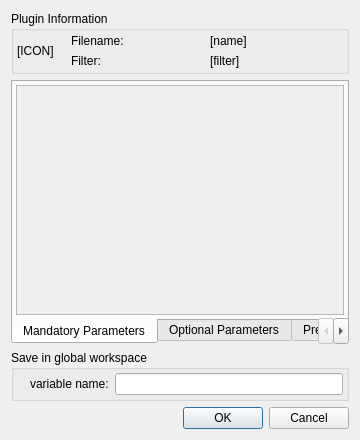
<?xml version="1.0" encoding="UTF-8"?>
<ui version="4.0">
 <class>DialogOpenFileWithFilter</class>
 <widget class="QDialog" name="DialogOpenFileWithFilter">
  <property name="geometry">
   <rect>
    <x>0</x>
    <y>0</y>
    <width>360</width>
    <height>440</height>
   </rect>
  </property>
  <property name="windowTitle">
   <string>File Import Assistant</string>
  </property>
  <layout class="QVBoxLayout" name="verticalLayout">
   <item>
    <widget class="QGroupBox" name="groupInfo">
     <property name="title">
      <string>Plugin Information</string>
     </property>
     <layout class="QHBoxLayout" name="horizontalLayout_3">
      <property name="margin">
       <number>3</number>
      </property>
      <item>
       <widget class="QLabel" name="lblIcon">
        <property name="maximumSize">
         <size>
          <width>48</width>
          <height>48</height>
         </size>
        </property>
        <property name="text">
         <string>[ICON]</string>
        </property>
       </widget>
      </item>
      <item>
       <layout class="QGridLayout" name="gridLayout">
        <item row="0" column="0">
         <widget class="QLabel" name="label">
          <property name="text">
           <string>Filename:</string>
          </property>
         </widget>
        </item>
        <item row="0" column="1">
         <widget class="QLabel" name="lblFilename">
          <property name="text">
           <string>[name]</string>
          </property>
         </widget>
        </item>
        <item row="1" column="0">
         <widget class="QLabel" name="label_3">
          <property name="text">
           <string>Filter:</string>
          </property>
         </widget>
        </item>
        <item row="1" column="1">
         <widget class="QLabel" name="lblFilter">
          <property name="text">
           <string>[filter]</string>
          </property>
         </widget>
        </item>
       </layout>
      </item>
     </layout>
    </widget>
   </item>
   <item>
    <widget class="QTabWidget" name="tabWidget">
     <property name="tabPosition">
      <enum>QTabWidget::South</enum>
     </property>
     <property name="tabShape">
      <enum>QTabWidget::Rounded</enum>
     </property>
     <property name="currentIndex">
      <number>0</number>
     </property>
     <widget class="QWidget" name="tabParamsMand">
      <attribute name="title">
       <string>Mandatory Parameters</string>
      </attribute>
      <layout class="QHBoxLayout" name="horizontalLayout">
       <property name="margin">
        <number>3</number>
       </property>
       <item>
        <widget class="QScrollArea" name="scrollParamsMand">
         <property name="sizePolicy">
          <sizepolicy hsizetype="Minimum" vsizetype="Expanding">
           <horstretch>0</horstretch>
           <verstretch>0</verstretch>
          </sizepolicy>
         </property>
         <property name="horizontalScrollBarPolicy">
          <enum>Qt::ScrollBarAlwaysOff</enum>
         </property>
         <property name="widgetResizable">
          <bool>true</bool>
         </property>
         <widget class="QWidget" name="scrollAreaWidgetContents">
          <property name="geometry">
           <rect>
            <x>0</x>
            <y>0</y>
            <width>328</width>
            <height>250</height>
           </rect>
          </property>
         </widget>
        </widget>
       </item>
      </layout>
     </widget>
     <widget class="QWidget" name="tabParamsOpt">
      <attribute name="title">
       <string>Optional Parameters</string>
      </attribute>
      <layout class="QHBoxLayout" name="horizontalLayout_2">
       <property name="margin">
        <number>3</number>
       </property>
       <item>
        <widget class="QScrollArea" name="scrollParamsOpt">
         <property name="sizePolicy">
          <sizepolicy hsizetype="Minimum" vsizetype="Expanding">
           <horstretch>0</horstretch>
           <verstretch>0</verstretch>
          </sizepolicy>
         </property>
         <property name="widgetResizable">
          <bool>true</bool>
         </property>
         <widget class="QWidget" name="scrollAreaWidgetContents_2">
          <property name="geometry">
           <rect>
            <x>0</x>
            <y>0</y>
            <width>328</width>
            <height>250</height>
           </rect>
          </property>
          <layout class="QVBoxLayout" name="verticalLayout_3">
           <property name="margin">
            <number>3</number>
           </property>
          </layout>
         </widget>
        </widget>
       </item>
      </layout>
     </widget>
     <widget class="QWidget" name="tabPreview">
      <attribute name="title">
       <string>Preview</string>
      </attribute>
      <layout class="QHBoxLayout" name="horizontalLayout_5">
       <property name="margin">
        <number>3</number>
       </property>
       <item>
        <widget class="QTreeWidget" name="treePreview">
         <attribute name="headerVisible">
          <bool>false</bool>
         </attribute>
         <column>
          <property name="text">
           <string notr="true">1</string>
          </property>
         </column>
        </widget>
       </item>
      </layout>
     </widget>
    </widget>
   </item>
   <item>
    <widget class="QGroupBox" name="groupPython">
     <property name="title">
      <string>Save in global workspace</string>
     </property>
     <property name="checkable">
      <bool>false</bool>
     </property>
     <property name="checked">
      <bool>false</bool>
     </property>
     <layout class="QHBoxLayout" name="horizontalLayout_4">
      <property name="margin">
       <number>3</number>
      </property>
      <item>
       <widget class="QLabel" name="label_4">
        <property name="text">
         <string/>
        </property>
        <property name="pixmap">
         <pixmap resource="../qitom.qrc">:/plugins/icons/sendToPython.png</pixmap>
        </property>
       </widget>
      </item>
      <item>
       <widget class="QLabel" name="label_2">
        <property name="enabled">
         <bool>true</bool>
        </property>
        <property name="toolTip">
         <string>variable name in global workspace</string>
        </property>
        <property name="text">
         <string>variable name:</string>
        </property>
        <property name="buddy">
         <cstring>txtPythonVariable</cstring>
        </property>
       </widget>
      </item>
      <item>
       <widget class="QLineEdit" name="txtPythonVariable">
        <property name="enabled">
         <bool>true</bool>
        </property>
       </widget>
      </item>
     </layout>
    </widget>
   </item>
   <item>
    <widget class="QDialogButtonBox" name="buttonBox">
     <property name="orientation">
      <enum>Qt::Horizontal</enum>
     </property>
     <property name="standardButtons">
      <set>QDialogButtonBox::Cancel|QDialogButtonBox::Ok</set>
     </property>
    </widget>
   </item>
  </layout>
 </widget>
 <resources>
  <include location="../qitom.qrc"/>
 </resources>
 <connections>
  <connection>
   <sender>buttonBox</sender>
   <signal>rejected()</signal>
   <receiver>DialogOpenFileWithFilter</receiver>
   <slot>reject()</slot>
   <hints>
    <hint type="sourcelabel">
     <x>325</x>
     <y>333</y>
    </hint>
    <hint type="destinationlabel">
     <x>286</x>
     <y>274</y>
    </hint>
   </hints>
  </connection>
  <connection>
   <sender>groupPython</sender>
   <signal>clicked(bool)</signal>
   <receiver>label_2</receiver>
   <slot>setEnabled(bool)</slot>
   <hints>
    <hint type="sourcelabel">
     <x>59</x>
     <y>271</y>
    </hint>
    <hint type="destinationlabel">
     <x>60</x>
     <y>289</y>
    </hint>
   </hints>
  </connection>
  <connection>
   <sender>groupPython</sender>
   <signal>clicked(bool)</signal>
   <receiver>txtPythonVariable</receiver>
   <slot>setEnabled(bool)</slot>
   <hints>
    <hint type="sourcelabel">
     <x>85</x>
     <y>271</y>
    </hint>
    <hint type="destinationlabel">
     <x>223</x>
     <y>299</y>
    </hint>
   </hints>
  </connection>
  <connection>
   <sender>groupPython</sender>
   <signal>clicked()</signal>
   <receiver>txtPythonVariable</receiver>
   <slot>setFocus()</slot>
   <hints>
    <hint type="sourcelabel">
     <x>24</x>
     <y>273</y>
    </hint>
    <hint type="destinationlabel">
     <x>202</x>
     <y>287</y>
    </hint>
   </hints>
  </connection>
 </connections>
</ui>
